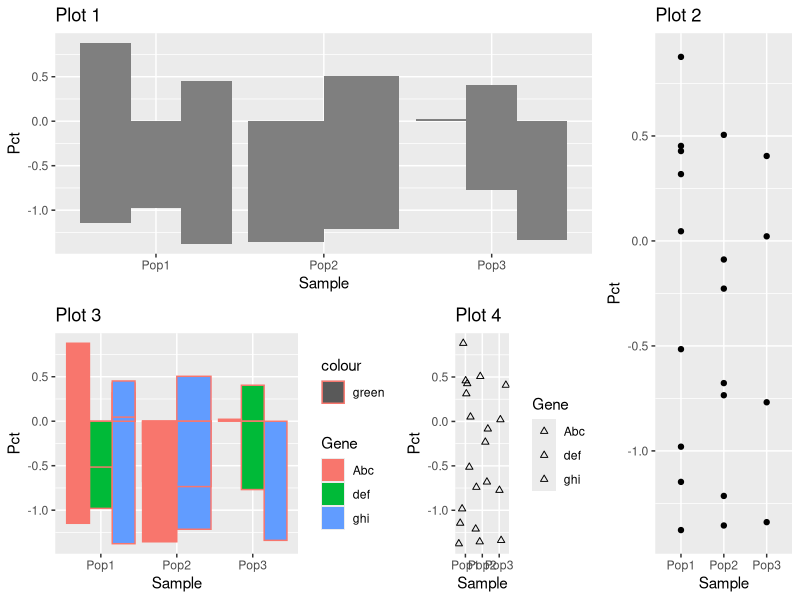
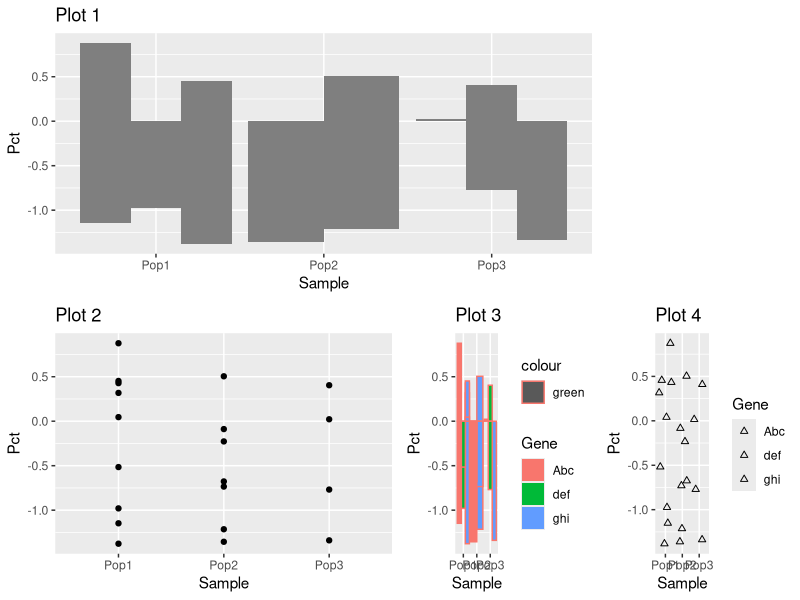
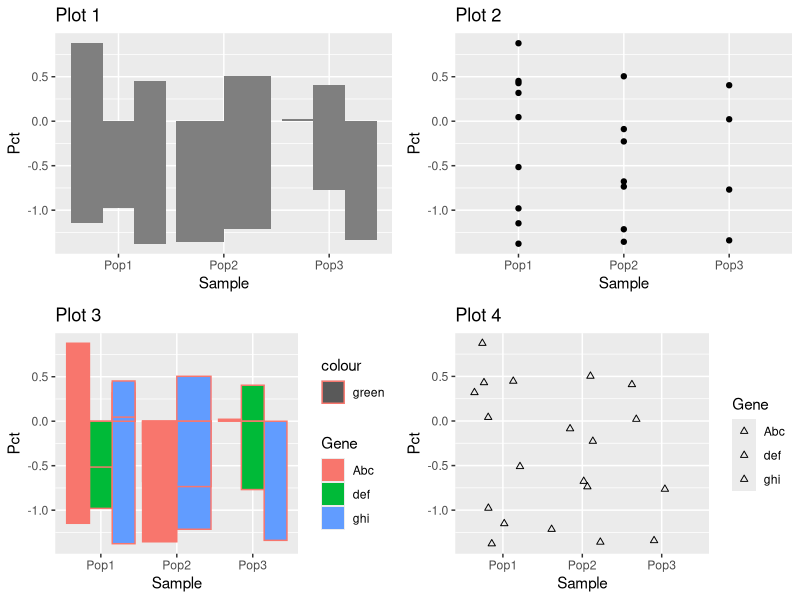

These charts were generated, in order, by the following R code:
## Load packages

library(ggplot2)
library(gridExtra)


##Create Fake Data for the eventual plots

gene=c("Abc", "def", "ghi")
data1=as.data.frame(matrix(data = NA, nrow = 20, ncol = 3))
names(data1)=c("Sample", "Gene", "Pct")
data1$Sample=sample(c("Pop1", "Pop2", "Pop3"),replace=T,20)
data1$Gene=sample(gene, replace=T, 20)
data1$Pct=rnorm(20, mean = 0, sd=1)


## Create Plots 

one=ggplot(data = data1, mapping = aes(x=Sample, y=Pct, fill=Gene))+
  geom_bar(stat = "identity", position = "dodge")+
  scale_fill_manual("legend", values = c("A" = "green3", "B" = "blue2", "C" = "green3"))+ggtitle(label = "Plot 1")


two=ggplot(data = data1, mapping = aes(x=Sample, y=Pct, fill=Gene))+
  geom_point()+
  scale_fill_manual("legend", values = c("A" = "lightblue", "B" = "blue2", "C" = "green3"))+ggtitle(label = "Plot 2")

three=ggplot(data = data1, mapping = aes(x=Sample, y=Pct, fill=Gene, col="green"))+
  geom_bar(stat = "identity", position = "dodge")+
  ggtitle(label = "Plot 3")

four=ggplot(data = data1, mapping = aes(x=Sample, y=Pct, fill=Gene))+
  geom_jitter(shape=2)+
  ggtitle(label = "Plot 4")


## Arrange using grid.arrange function from grid.extra package

## Use "widths" to define how many partitions to create within the matrix
## Use layout_matrix to define where the plots go. They will be ordered numbers
## the same way as they are input as ggplot objects. 

grid.arrange(one,two,three,four,
             widths = c(1,1, 1, 1),
             layout_matrix = rbind(c(1, 1, 1,2),
                                   c(3, 3,4, 2))
)

grid.arrange(one,two,three,four,
             widths = c(2,1, 1),
             layout_matrix = rbind(c(1, 1, NA),
                                   c(2,3,4))
)

## Can also just simply define number of rows and columns if you want to be uniform


grid.arrange(one,two,three,four,
             ncol = 2, 
             nrow = 2
)
